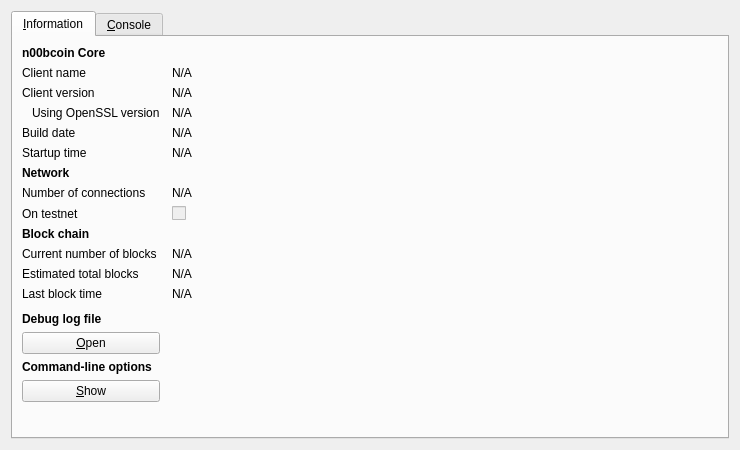
<?xml version="1.0" encoding="UTF-8"?>
<ui version="4.0">
 <class>RPCConsole</class>
 <widget class="QDialog" name="RPCConsole">
  <property name="geometry">
   <rect>
    <x>0</x>
    <y>0</y>
    <width>740</width>
    <height>450</height>
   </rect>
  </property>
  <property name="windowTitle">
   <string>n00bcoin - Debug window</string>
  </property>
  <layout class="QVBoxLayout" name="verticalLayout_2">
   <item>
    <widget class="QTabWidget" name="tabWidget">
     <property name="currentIndex">
      <number>0</number>
     </property>
     <widget class="QWidget" name="tab_info">
      <attribute name="title">
       <string>&amp;Information</string>
      </attribute>
      <layout class="QGridLayout" name="gridLayout" columnstretch="0,1">
       <property name="horizontalSpacing">
        <number>12</number>
       </property>
       <item row="0" column="0">
        <widget class="QLabel" name="label_9">
         <property name="font">
          <font>
           <weight>75</weight>
           <bold>true</bold>
          </font>
         </property>
         <property name="text">
          <string>n00bcoin Core</string>
         </property>
        </widget>
       </item>
       <item row="1" column="0">
        <widget class="QLabel" name="label_5">
         <property name="text">
          <string>Client name</string>
         </property>
        </widget>
       </item>
       <item row="1" column="1">
        <widget class="QLabel" name="clientName">
         <property name="cursor">
          <cursorShape>IBeamCursor</cursorShape>
         </property>
         <property name="text">
          <string>N/A</string>
         </property>
         <property name="textFormat">
          <enum>Qt::PlainText</enum>
         </property>
         <property name="textInteractionFlags">
          <set>Qt::LinksAccessibleByMouse|Qt::TextSelectableByKeyboard|Qt::TextSelectableByMouse</set>
         </property>
        </widget>
       </item>
       <item row="2" column="0">
        <widget class="QLabel" name="label_6">
         <property name="text">
          <string>Client version</string>
         </property>
        </widget>
       </item>
       <item row="2" column="1">
        <widget class="QLabel" name="clientVersion">
         <property name="cursor">
          <cursorShape>IBeamCursor</cursorShape>
         </property>
         <property name="text">
          <string>N/A</string>
         </property>
         <property name="textFormat">
          <enum>Qt::PlainText</enum>
         </property>
         <property name="textInteractionFlags">
          <set>Qt::LinksAccessibleByMouse|Qt::TextSelectableByKeyboard|Qt::TextSelectableByMouse</set>
         </property>
        </widget>
       </item>
       <item row="3" column="0">
        <widget class="QLabel" name="label_14">
         <property name="text">
          <string>Using OpenSSL version</string>
         </property>
         <property name="indent">
          <number>10</number>
         </property>
        </widget>
       </item>
       <item row="3" column="1">
        <widget class="QLabel" name="openSSLVersion">
         <property name="cursor">
          <cursorShape>IBeamCursor</cursorShape>
         </property>
         <property name="text">
          <string>N/A</string>
         </property>
         <property name="textFormat">
          <enum>Qt::PlainText</enum>
         </property>
         <property name="textInteractionFlags">
          <set>Qt::LinksAccessibleByMouse|Qt::TextSelectableByKeyboard|Qt::TextSelectableByMouse</set>
         </property>
        </widget>
       </item>
       <item row="4" column="0">
        <widget class="QLabel" name="label_12">
         <property name="text">
          <string>Build date</string>
         </property>
        </widget>
       </item>
       <item row="4" column="1">
        <widget class="QLabel" name="buildDate">
         <property name="cursor">
          <cursorShape>IBeamCursor</cursorShape>
         </property>
         <property name="text">
          <string>N/A</string>
         </property>
         <property name="textFormat">
          <enum>Qt::PlainText</enum>
         </property>
         <property name="textInteractionFlags">
          <set>Qt::LinksAccessibleByMouse|Qt::TextSelectableByKeyboard|Qt::TextSelectableByMouse</set>
         </property>
        </widget>
       </item>
       <item row="5" column="0">
        <widget class="QLabel" name="label_13">
         <property name="text">
          <string>Startup time</string>
         </property>
        </widget>
       </item>
       <item row="5" column="1">
        <widget class="QLabel" name="startupTime">
         <property name="cursor">
          <cursorShape>IBeamCursor</cursorShape>
         </property>
         <property name="text">
          <string>N/A</string>
         </property>
         <property name="textFormat">
          <enum>Qt::PlainText</enum>
         </property>
         <property name="textInteractionFlags">
          <set>Qt::LinksAccessibleByMouse|Qt::TextSelectableByKeyboard|Qt::TextSelectableByMouse</set>
         </property>
        </widget>
       </item>
       <item row="6" column="0">
        <widget class="QLabel" name="label_11">
         <property name="font">
          <font>
           <weight>75</weight>
           <bold>true</bold>
          </font>
         </property>
         <property name="text">
          <string>Network</string>
         </property>
        </widget>
       </item>
       <item row="7" column="0">
        <widget class="QLabel" name="label_7">
         <property name="text">
          <string>Number of connections</string>
         </property>
        </widget>
       </item>
       <item row="7" column="1">
        <widget class="QLabel" name="numberOfConnections">
         <property name="cursor">
          <cursorShape>IBeamCursor</cursorShape>
         </property>
         <property name="text">
          <string>N/A</string>
         </property>
         <property name="textFormat">
          <enum>Qt::PlainText</enum>
         </property>
         <property name="textInteractionFlags">
          <set>Qt::LinksAccessibleByMouse|Qt::TextSelectableByKeyboard|Qt::TextSelectableByMouse</set>
         </property>
        </widget>
       </item>
       <item row="8" column="0">
        <widget class="QLabel" name="label_8">
         <property name="text">
          <string>On testnet</string>
         </property>
        </widget>
       </item>
       <item row="8" column="1">
        <widget class="QCheckBox" name="isTestNet">
         <property name="enabled">
          <bool>false</bool>
         </property>
         <property name="text">
          <string/>
         </property>
        </widget>
       </item>
       <item row="9" column="0">
        <widget class="QLabel" name="label_10">
         <property name="font">
          <font>
           <weight>75</weight>
           <bold>true</bold>
          </font>
         </property>
         <property name="text">
          <string>Block chain</string>
         </property>
        </widget>
       </item>
       <item row="10" column="0">
        <widget class="QLabel" name="label_3">
         <property name="text">
          <string>Current number of blocks</string>
         </property>
        </widget>
       </item>
       <item row="10" column="1">
        <widget class="QLabel" name="numberOfBlocks">
         <property name="cursor">
          <cursorShape>IBeamCursor</cursorShape>
         </property>
         <property name="text">
          <string>N/A</string>
         </property>
         <property name="textFormat">
          <enum>Qt::PlainText</enum>
         </property>
         <property name="textInteractionFlags">
          <set>Qt::LinksAccessibleByMouse|Qt::TextSelectableByKeyboard|Qt::TextSelectableByMouse</set>
         </property>
        </widget>
       </item>
       <item row="11" column="0">
        <widget class="QLabel" name="label_4">
         <property name="text">
          <string>Estimated total blocks</string>
         </property>
        </widget>
       </item>
       <item row="11" column="1">
        <widget class="QLabel" name="totalBlocks">
         <property name="cursor">
          <cursorShape>IBeamCursor</cursorShape>
         </property>
         <property name="text">
          <string>N/A</string>
         </property>
         <property name="textFormat">
          <enum>Qt::PlainText</enum>
         </property>
         <property name="textInteractionFlags">
          <set>Qt::LinksAccessibleByMouse|Qt::TextSelectableByKeyboard|Qt::TextSelectableByMouse</set>
         </property>
        </widget>
       </item>
       <item row="12" column="0">
        <widget class="QLabel" name="label_2">
         <property name="text">
          <string>Last block time</string>
         </property>
        </widget>
       </item>
       <item row="12" column="1">
        <widget class="QLabel" name="lastBlockTime">
         <property name="cursor">
          <cursorShape>IBeamCursor</cursorShape>
         </property>
         <property name="text">
          <string>N/A</string>
         </property>
         <property name="textFormat">
          <enum>Qt::PlainText</enum>
         </property>
         <property name="textInteractionFlags">
          <set>Qt::LinksAccessibleByMouse|Qt::TextSelectableByKeyboard|Qt::TextSelectableByMouse</set>
         </property>
        </widget>
       </item>
       <item row="13" column="0">
        <spacer name="verticalSpacer_2">
         <property name="orientation">
          <enum>Qt::Vertical</enum>
         </property>
         <property name="sizeHint" stdset="0">
          <size>
           <width>20</width>
           <height>20</height>
          </size>
         </property>
        </spacer>
       </item>
       <item row="14" column="0">
        <widget class="QLabel" name="labelDebugLogfile">
         <property name="font">
          <font>
           <weight>75</weight>
           <bold>true</bold>
          </font>
         </property>
         <property name="text">
          <string>Debug log file</string>
         </property>
        </widget>
       </item>
       <item row="15" column="0">
        <widget class="QPushButton" name="openDebugLogfileButton">
         <property name="toolTip">
          <string>Open the n00bcoin debug log file from the current data directory. This can take a few seconds for large log files.</string>
         </property>
         <property name="text">
          <string>&amp;Open</string>
         </property>
         <property name="autoDefault">
          <bool>false</bool>
         </property>
        </widget>
       </item>
       <item row="16" column="0">
        <widget class="QLabel" name="labelCLOptions">
         <property name="font">
          <font>
           <weight>75</weight>
           <bold>true</bold>
          </font>
         </property>
         <property name="text">
          <string>Command-line options</string>
         </property>
        </widget>
       </item>
       <item row="17" column="0">
        <widget class="QPushButton" name="showCLOptionsButton">
         <property name="toolTip">
          <string>Show the n00bcoin-Qt help message to get a list with possible n00bcoin command-line options.</string>
         </property>
         <property name="text">
          <string>&amp;Show</string>
         </property>
         <property name="autoDefault">
          <bool>false</bool>
         </property>
        </widget>
       </item>
       <item row="18" column="0">
        <spacer name="verticalSpacer">
         <property name="orientation">
          <enum>Qt::Vertical</enum>
         </property>
         <property name="sizeHint" stdset="0">
          <size>
           <width>20</width>
           <height>40</height>
          </size>
         </property>
        </spacer>
       </item>
      </layout>
     </widget>
     <widget class="QWidget" name="tab_console">
      <attribute name="title">
       <string>&amp;Console</string>
      </attribute>
      <layout class="QVBoxLayout" name="verticalLayout_3">
       <property name="spacing">
        <number>3</number>
       </property>
       <item>
        <widget class="QTextEdit" name="messagesWidget">
         <property name="minimumSize">
          <size>
           <width>0</width>
           <height>100</height>
          </size>
         </property>
         <property name="readOnly">
          <bool>true</bool>
         </property>
         <property name="tabKeyNavigation" stdset="0">
          <bool>false</bool>
         </property>
         <property name="columnCount" stdset="0">
          <number>2</number>
         </property>
        </widget>
       </item>
       <item>
        <layout class="QHBoxLayout" name="horizontalLayout">
         <property name="spacing">
          <number>3</number>
         </property>
         <item>
          <widget class="QLabel" name="label">
           <property name="text">
            <string notr="true">&gt;</string>
           </property>
          </widget>
         </item>
         <item>
          <widget class="QLineEdit" name="lineEdit"/>
         </item>
         <item>
          <widget class="QPushButton" name="clearButton">
           <property name="maximumSize">
            <size>
             <width>24</width>
             <height>24</height>
            </size>
           </property>
           <property name="toolTip">
            <string>Clear console</string>
           </property>
           <property name="text">
            <string/>
           </property>
           <property name="icon">
            <iconset resource="../bitcoin.qrc">
             <normaloff>:/icons/remove</normaloff>:/icons/remove</iconset>
           </property>
           <property name="shortcut">
            <string notr="true">Ctrl+L</string>
           </property>
           <property name="autoDefault">
            <bool>false</bool>
           </property>
          </widget>
         </item>
        </layout>
       </item>
      </layout>
     </widget>
    </widget>
   </item>
  </layout>
 </widget>
 <resources>
  <include location="../bitcoin.qrc"/>
 </resources>
 <connections/>
</ui>
